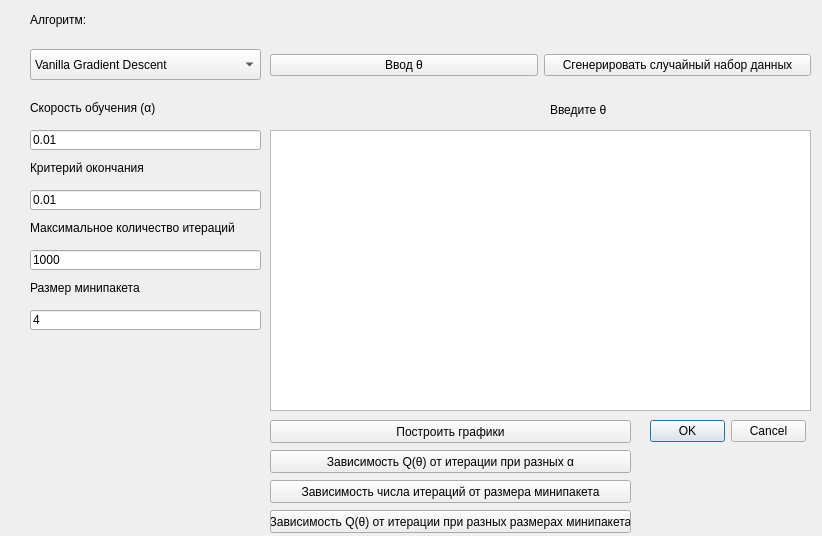
<?xml version="1.0" encoding="UTF-8"?>
<ui version="4.0">
 <class>Form</class>
 <widget class="QWidget" name="Form">
  <property name="geometry">
   <rect>
    <x>0</x>
    <y>0</y>
    <width>822</width>
    <height>536</height>
   </rect>
  </property>
  <property name="windowTitle">
   <string>Form</string>
  </property>
  <widget class="QDialogButtonBox" name="buttonBox">
   <property name="geometry">
    <rect>
     <x>650</x>
     <y>420</y>
     <width>156</width>
     <height>23</height>
    </rect>
   </property>
   <property name="standardButtons">
    <set>QDialogButtonBox::Cancel|QDialogButtonBox::Ok</set>
   </property>
  </widget>
  <widget class="QComboBox" name="comboBox">
   <property name="geometry">
    <rect>
     <x>30</x>
     <y>49</y>
     <width>231</width>
     <height>31</height>
    </rect>
   </property>
   <item>
    <property name="text">
     <string>Vanilla Gradient Descent</string>
    </property>
   </item>
   <item>
    <property name="text">
     <string>Stochastic Gradient Descent</string>
    </property>
   </item>
   <item>
    <property name="text">
     <string>Mini-batch Gradient Descent</string>
    </property>
   </item>
   <item>
    <property name="text">
     <string>Sklearn SGDRegressor</string>
    </property>
   </item>
  </widget>
  <widget class="QTextEdit" name="textEdit">
   <property name="geometry">
    <rect>
     <x>270</x>
     <y>130</y>
     <width>541</width>
     <height>281</height>
    </rect>
   </property>
  </widget>
  <widget class="QLabel" name="label">
   <property name="geometry">
    <rect>
     <x>30</x>
     <y>10</y>
     <width>231</width>
     <height>20</height>
    </rect>
   </property>
   <property name="text">
    <string>Алгоритм:</string>
   </property>
  </widget>
  <widget class="QLineEdit" name="lineEdit_6">
   <property name="geometry">
    <rect>
     <x>30</x>
     <y>130</y>
     <width>231</width>
     <height>20</height>
    </rect>
   </property>
   <property name="text">
    <string>0.01</string>
   </property>
  </widget>
  <widget class="QLineEdit" name="lineEdit_7">
   <property name="geometry">
    <rect>
     <x>30</x>
     <y>190</y>
     <width>231</width>
     <height>20</height>
    </rect>
   </property>
   <property name="text">
    <string>0.01</string>
   </property>
  </widget>
  <widget class="QLineEdit" name="lineEdit_9">
   <property name="geometry">
    <rect>
     <x>30</x>
     <y>250</y>
     <width>231</width>
     <height>20</height>
    </rect>
   </property>
   <property name="text">
    <string>1000</string>
   </property>
  </widget>
  <widget class="QLabel" name="label_8">
   <property name="geometry">
    <rect>
     <x>30</x>
     <y>100</y>
     <width>131</width>
     <height>16</height>
    </rect>
   </property>
   <property name="text">
    <string>Скорость обучения (α)</string>
   </property>
  </widget>
  <widget class="QLabel" name="label_9">
   <property name="geometry">
    <rect>
     <x>30</x>
     <y>160</y>
     <width>211</width>
     <height>16</height>
    </rect>
   </property>
   <property name="text">
    <string>Критерий окончания </string>
   </property>
  </widget>
  <widget class="QLabel" name="label_10">
   <property name="geometry">
    <rect>
     <x>30</x>
     <y>220</y>
     <width>231</width>
     <height>16</height>
    </rect>
   </property>
   <property name="text">
    <string>Максимальное количество итераций</string>
   </property>
  </widget>
  <widget class="QLabel" name="label_2">
   <property name="geometry">
    <rect>
     <x>30</x>
     <y>280</y>
     <width>201</width>
     <height>16</height>
    </rect>
   </property>
   <property name="text">
    <string>Размер минипакета</string>
   </property>
  </widget>
  <widget class="QLineEdit" name="lineEdit">
   <property name="geometry">
    <rect>
     <x>30</x>
     <y>310</y>
     <width>231</width>
     <height>20</height>
    </rect>
   </property>
   <property name="text">
    <string>4</string>
   </property>
  </widget>
  <widget class="QWidget" name="horizontalLayoutWidget">
   <property name="geometry">
    <rect>
     <x>270</x>
     <y>40</y>
     <width>541</width>
     <height>51</height>
    </rect>
   </property>
   <layout class="QHBoxLayout" name="horizontalLayout" stretch="0,0">
    <property name="spacing">
     <number>6</number>
    </property>
    <property name="sizeConstraint">
     <enum>QLayout::SetDefaultConstraint</enum>
    </property>
    <property name="topMargin">
     <number>0</number>
    </property>
    <item>
     <widget class="QPushButton" name="pushButton_2">
      <property name="text">
       <string>Ввод θ</string>
      </property>
     </widget>
    </item>
    <item>
     <widget class="QPushButton" name="pushButton">
      <property name="text">
       <string>Сгенерировать случайный набор данных</string>
      </property>
     </widget>
    </item>
   </layout>
  </widget>
  <widget class="QLabel" name="label_3">
   <property name="geometry">
    <rect>
     <x>550</x>
     <y>50</y>
     <width>241</width>
     <height>119</height>
    </rect>
   </property>
   <property name="text">
    <string>Введите θ</string>
   </property>
  </widget>
  <widget class="QLabel" name="label_4">
   <property name="geometry">
    <rect>
     <x>270</x>
     <y>90</y>
     <width>261</width>
     <height>41</height>
    </rect>
   </property>
   <property name="text">
    <string/>
   </property>
  </widget>
  <widget class="QPushButton" name="pushButton_3">
   <property name="geometry">
    <rect>
     <x>270</x>
     <y>420</y>
     <width>361</width>
     <height>23</height>
    </rect>
   </property>
   <property name="text">
    <string>Построить графики</string>
   </property>
  </widget>
  <widget class="QPushButton" name="pushButton_4">
   <property name="geometry">
    <rect>
     <x>270</x>
     <y>450</y>
     <width>361</width>
     <height>23</height>
    </rect>
   </property>
   <property name="text">
    <string>Зависимость Q(θ) от итерации при разных α</string>
   </property>
  </widget>
  <widget class="QPushButton" name="pushButton_5">
   <property name="geometry">
    <rect>
     <x>270</x>
     <y>480</y>
     <width>361</width>
     <height>23</height>
    </rect>
   </property>
   <property name="text">
    <string>Зависимость числа итераций от размера минипакета</string>
   </property>
  </widget>
  <widget class="QPushButton" name="pushButton_6">
   <property name="geometry">
    <rect>
     <x>270</x>
     <y>510</y>
     <width>361</width>
     <height>23</height>
    </rect>
   </property>
   <property name="text">
    <string>Зависимость Q(θ) от итерации при разных размерах минипакета</string>
   </property>
  </widget>
  <zorder>label_3</zorder>
  <zorder>buttonBox</zorder>
  <zorder>comboBox</zorder>
  <zorder>textEdit</zorder>
  <zorder>label</zorder>
  <zorder>lineEdit_6</zorder>
  <zorder>lineEdit_7</zorder>
  <zorder>lineEdit_9</zorder>
  <zorder>label_8</zorder>
  <zorder>label_9</zorder>
  <zorder>label_10</zorder>
  <zorder>label_2</zorder>
  <zorder>lineEdit</zorder>
  <zorder>horizontalLayoutWidget</zorder>
  <zorder>label_4</zorder>
  <zorder>pushButton_3</zorder>
  <zorder>pushButton_4</zorder>
  <zorder>pushButton_5</zorder>
  <zorder>pushButton_6</zorder>
 </widget>
 <resources/>
 <connections/>
</ui>
